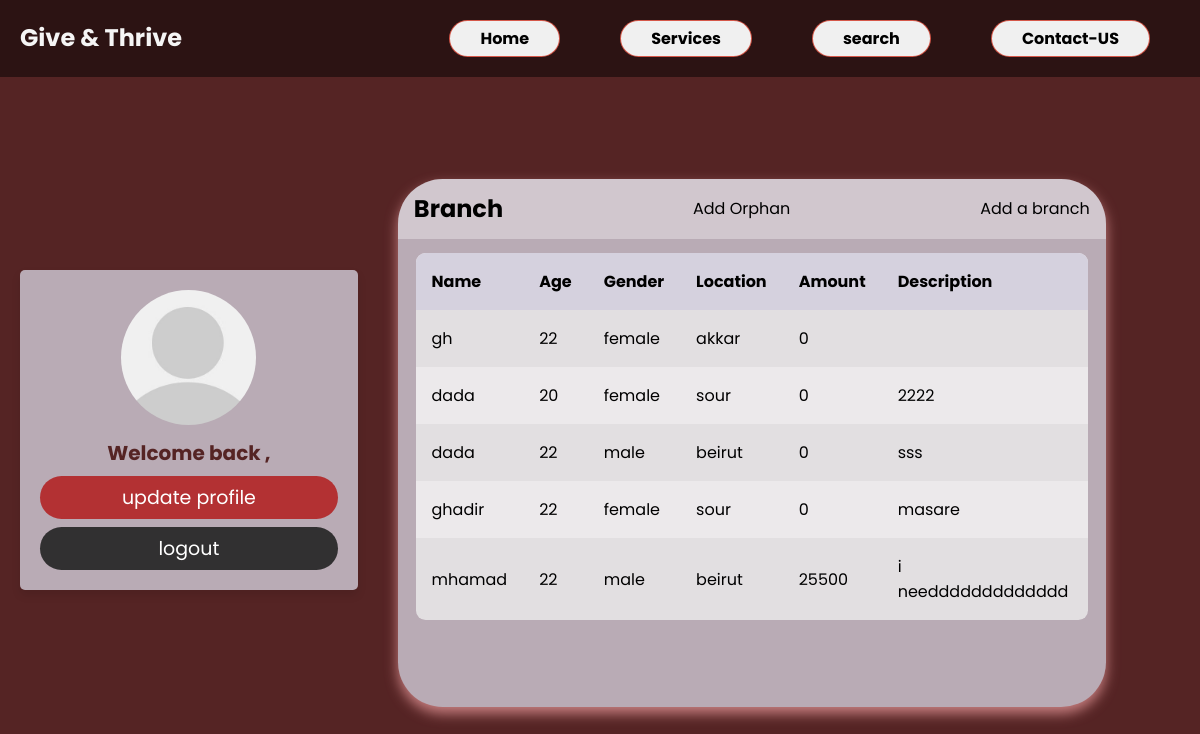
/driverPages/profileDriver.php, run on the app's committed database.
### tables this page shows
CREATE TABLE `addorphan` (
  `idorphan` int(50) NOT NULL,
  `nameorphan` varchar(50) NOT NULL,
  `age` int(50) NOT NULL,
  `gender` varchar(50) NOT NULL,
  `amount` int(255) NOT NULL,
  `description` text NOT NULL,
  `locationID` int(11) NOT NULL
);

CREATE TABLE `location` (
  `locationid` int(11) NOT NULL,
  `locationname` varchar(30) NOT NULL
);

### driverPages/profileDriver.php (the view, shortened to what this page needs)
<!DOCTYPE html>
<html lang="en">
<head>
    <link rel="stylesheet" href="./profileStyle.css"/>
</head>
  <body>
        <div class="page">
        <div class="nv">
        <nav class="navbar">
            <h1 class="logo"> Give & Thrive</h1>
            <ul class="nav-links">
                <li class="active"></i><a href="index.php"></i>Home</a></li>
                <li class="active"></i><a href="#"></a>Services</li>
                <li class="active"></i> <a href="./searchpeople.php" class="search">search</a>
                <li class="active"><a href="../contactform/contact.php">Contact-US</a></li>
            </ul>
        </nav>
        </div>
        <div class="container">
            <?php
                include("./home.php");
            ?>
            <div class="table">
                <br>
    <main class="table">
        <section class="table__header">
            <h1>Branch </h1>
            <a href="./addneworphan.php">Add Orphan</a>
            <a href="./tabledriver/index.php" class='newtrip'>Add a branch </a>
        </section>
        <section class="table__body">
            <table>
                <thead>
                    <tr>
                        <th> Name </th>
                        <th> age </th>
                        <th> gender </th>
                        <th> Location</a></th>
                        <th> amount</th>
                        <th> description</th>
                        <th></th>
                    </tr>
                </thead>
                <tbody>
                    <tr>
                        <?php
                       $query ="SELECT addorphan.*, location.locationname
                       FROM addorphan
                       JOIN location ON addorphan.locationID = location.locationid";
                       $res = mysqli_query($conn, $query);
 while ($row = mysqli_fetch_array($res)) {
    echo "<tr>";
    echo "<td>".(isset($row['nameorphan']) ? $row['nameorphan'] : "")."</td>";
    echo "<td>".(isset($row['age']) ? $row['age'] : "")."</td>";
    echo "<td>".(isset($row['gender']) ? $row['gender'] : "")."</td>";
    echo "<td>".(isset($row['locationname']) ? $row['locationname'] : "")."</td>";
    echo "<td>".(isset($row['amount']) ? $row['amount'] : "")."</td>";
    echo "<td>".(isset($row['description']) ? $row['description'] : "")."</td>";
    echo "<td><a href=editorphan.php?idorphan=".$row['idorphan']."><b>Edit</b></td>";
    echo "</tr>";
}
?>
                </tbody>
        </table>
    </section>
</main>
</div>
    </body>
</html>

### driverPages/home.php (shortened to what this page needs)
<?php
include('../connection.php');
?>
<head>
   <link rel="stylesheet" href="./withprofile/css/homeStyle.css">
</head>
      <div class="profile">
         <?php
         $user_id =$_SESSION['id'] ;
            $query =  "SELECT * FROM `user` WHERE id = '$user_id'";
            $res = mysqli_query($conn,$query);
            $userData = mysqli_fetch_array($res);
            ?>
            <img src="./withprofile/images/default-avatar.png" alt="">
         <h3> Welcome back , <?php echo $userData['name']; ?></h3>
         <a href="./withprofile/profile.php" class="btn">update profile</a>
         <a href="home.php?logout=<?php  ?>" class="delete-btn">logout</a>
      </div>

### driverPages/profilestyle.css (style rules this page uses)
* { margin: 0; padding: 0; box-sizing: border-box; font-family: sans-serif; }
.nv { padding: 15px; }
body { background-color: #552424 !important; }
.container { background-color: #552424 !important; display: -webkit-box; }
main.table { width: 59vw; height: 66vh; margin: 40px; backdrop-filter: blur(7px); box-shadow: 0 0.4rem 0.8rem #c77f80; border-radius: 2.8rem; overflow: hidden; background-color: #b9abb5; }
.table__header { width: 100%; background-color: #fff5; padding: .8rem 1rem; display: flex; justify-content: space-between; align-items: center; }
.table__body { width: 95%; max-height: calc(89% - 1.6rem); background-color: #fffb; margin: .9rem auto; border-radius: .6rem; overflow: auto; overflow: overlay; }
table { width: 100%; }
table, th, td { border-collapse: collapse; padding: 1rem; text-align: left; }
thead th { position: sticky; top: 0; left: 0; background-color: #d5d1defe; text-transform: capitalize; }
tbody tr:nth-child(even) { background-color: #0000000b; }
tbody tr { --delay: .1s; transition: .5s ease-in-out var(--delay), background-color 0s; }
tbody tr td, tbody tr td p, tbody tr td img { transition: .2s ease-in-out; }
.navbar { position: absolute; top: 0; left: 0; display: flex; width: 100%; justify-content: space-between; padding: 20px; background-color: #0000007a; }
ul { list-style: none; }
.nav-links { display: flex; align-items: center; }
.navbar .nav-links li { background-color: rgb(240 240 240); border-radius: 30px; padding: 5px 30px; border: 1px solid #d13c2cd9; }
.nav-links li { margin: 0 30px; color: black; background-color: #0c356A; cursor: pointer; }
.logo { color: whitesmoke; }
.active { color: white; font-weight: bold; }
a { text-decoration: none; color: black; }

### driverPages/withprofile/css/homeStyle.css (style rules this page uses)
:root { --blue: #b9abb5; --dark-blue: #b9abb5; --red: #e74c3c; --black: #333; --white: #fff; --light-bg: #eee; --box-shadow: 0 5px 10px rgba(0,0,0,.1); }
* { font-family: 'Poppins', sans-serif; margin:0; padding:0; box-sizing: border-box; outline: none; border: none; text-decoration: none; }
body { margin: 0; padding:0; }
.btn, .delete-btn { width: 100%; border-radius: 50px; padding: 7px 5px; color: var(--white); display: block; text-align: center; cursor: pointer; font-size: 19px; margin-top: 8px; }
.btn { background-color: #b33133; }
.delete-btn { background-color: #232323e6; }
.container { min-height: 100vh; background-color: var(--light-bg); display: flex; align-items: center; justify-content: space-evenly; padding:20px; }
.container .profile { padding: 20px; background-color: #d5d1dec7; box-shadow: var(--box-shadow); text-align: center; width: 400px; border-radius: 5px; }
.container .profile img { height: 135px; width: 135px; border-radius: 50%; object-fit: cover; margin-bottom: 1px; }
.container .profile h3 { margin:5px 0; font-size: 20px; color:#552424; }

### driverPages/profileDriver.php (style rules this page uses)
.search { text-align: center !important; }

### data on the page
addorphan: nameorphan "gh", age "22", gender "female", locationID.locationname "akkar", amount "0"
addorphan: nameorphan "dada", age "20", gender "female", locationID.locationname "sour", amount "0", description "2222"
addorphan: nameorphan "dada", age "22", gender "male", locationID.locationname "beirut", amount "0", description "sss"
addorphan: nameorphan "ghadir", age "22", gender "female", locationID.locationname "sour", amount "0", description "masare"
addorphan: nameorphan "mhamad", age "22", gender "male", locationID.locationname "beirut", amount "25500", description "i needdddddddddddd"
